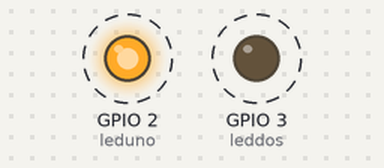
The program below on a simulated Raspberry Pi (BCM pin numbers). Shown: output pins drawn as LEDs (lit = HIGH). Dashed ring = blinking. At 10.0 s the program stops and its outputs stay as they are.

Above: at 0.2 s.
Timing chart, 0 to 3.0 s (numbered marks = the images above):
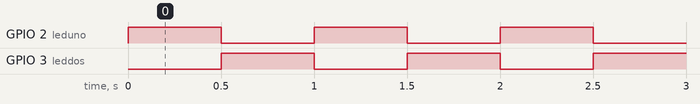

The program:

Ejercicio2.py
```python
''' 2. Conectar dos LED y hacer una intermitencia entre ambos (Cuando uno está encendido, el otro
está apagado), durante 10 segundos. '''

import RPi.GPIO as GPIO
import time

leduno=2
leddos=3

GPIO.setmode(GPIO.BCM)
GPIO.setup(leduno,GPIO.OUT)
GPIO.setup(leddos,GPIO.OUT)

for i in range (10):
    GPIO.output(leduno,True)
    GPIO.output(leddos,False)
    time.sleep(0.5)
    GPIO.output(leduno,False)
    GPIO.output(leddos,True)
    time.sleep(0.5)
```

Measured:
- by itself, GPIO 2 (leduno): alternates HIGH for 0.50 s and LOW for 0.50 s, 20 changes in all, then stays LOW
- by itself, GPIO 3 (leddos): alternates HIGH for 0.50 s and LOW for 0.50 s, 19 changes in all, then stays HIGH
